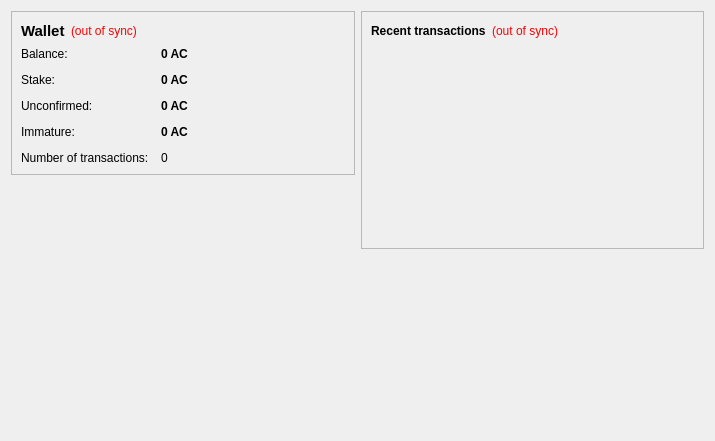
<?xml version="1.0" encoding="UTF-8"?>
<ui version="4.0">
 <class>OverviewPage</class>
 <widget class="QWidget" name="OverviewPage">
  <property name="geometry">
   <rect>
    <x>0</x>
    <y>0</y>
    <width>715</width>
    <height>441</height>
   </rect>
  </property>
  <property name="windowTitle">
   <string>Form</string>
  </property>
  <layout class="QHBoxLayout" name="horizontalLayout" stretch="1,1">
   <item>
    <layout class="QVBoxLayout" name="verticalLayout_2">
     <item>
      <widget class="QFrame" name="frame">
       <property name="frameShape">
        <enum>QFrame::StyledPanel</enum>
       </property>
       <property name="frameShadow">
        <enum>QFrame::Raised</enum>
       </property>
       <layout class="QVBoxLayout" name="verticalLayout_4">
        <item>
         <layout class="QHBoxLayout" name="horizontalLayout_4">
          <item>
           <widget class="QLabel" name="label_5">
            <property name="font">
             <font>
              <pointsize>11</pointsize>
              <weight>75</weight>
              <bold>true</bold>
             </font>
            </property>
            <property name="text">
             <string>Wallet</string>
            </property>
           </widget>
          </item>
          <item>
           <widget class="QLabel" name="labelWalletStatus">
            <property name="toolTip">
             <string>The displayed information may be out of date. Your wallet automatically synchronizes with the EverCoin network after a connection is established, but this process has not completed yet.</string>
            </property>
            <property name="styleSheet">
             <string notr="true">QLabel { color: red; }</string>
            </property>
            <property name="text">
             <string notr="true">(out of sync)</string>
            </property>
            <property name="alignment">
             <set>Qt::AlignLeading|Qt::AlignLeft|Qt::AlignVCenter</set>
            </property>
           </widget>
          </item>
          <item>
           <spacer name="horizontalSpacer_2">
            <property name="orientation">
             <enum>Qt::Horizontal</enum>
            </property>
            <property name="sizeHint" stdset="0">
             <size>
              <width>40</width>
              <height>20</height>
             </size>
            </property>
           </spacer>
          </item>
         </layout>
        </item>
        <item>
         <layout class="QFormLayout" name="formLayout_2">
          <property name="fieldGrowthPolicy">
           <enum>QFormLayout::AllNonFixedFieldsGrow</enum>
          </property>
          <property name="horizontalSpacing">
           <number>12</number>
          </property>
          <property name="verticalSpacing">
           <number>12</number>
          </property>
          <item row="0" column="0">
           <widget class="QLabel" name="label">
            <property name="text">
             <string>Balance:</string>
            </property>
           </widget>
          </item>
          <item row="0" column="1">
           <widget class="QLabel" name="labelBalance">
            <property name="font">
             <font>
              <weight>75</weight>
              <bold>true</bold>
             </font>
            </property>
            <property name="cursor">
             <cursorShape>IBeamCursor</cursorShape>
            </property>
            <property name="toolTip">
             <string>Your current balance</string>
            </property>
            <property name="text">
             <string notr="true">0 AC</string>
            </property>
            <property name="textInteractionFlags">
             <set>Qt::LinksAccessibleByMouse|Qt::TextSelectableByKeyboard|Qt::TextSelectableByMouse</set>
            </property>
           </widget>
          </item>
          <item row="1" column="0">
           <widget class="QLabel" name="label_6">
            <property name="text">
             <string>Stake:</string>
            </property>
           </widget>
          </item>
          <item row="1" column="1">
           <widget class="QLabel" name="labelStake">
            <property name="font">
             <font>
              <weight>75</weight>
              <bold>true</bold>
             </font>
            </property>
            <property name="cursor">
             <cursorShape>IBeamCursor</cursorShape>
            </property>
            <property name="toolTip">
             <string>Total of coins that was staked, and do not yet count toward the current balance</string>
            </property>
            <property name="text">
             <string notr="true">0 AC</string>
            </property>
            <property name="textInteractionFlags">
             <set>Qt::LinksAccessibleByMouse|Qt::TextSelectableByKeyboard|Qt::TextSelectableByMouse</set>
            </property>
           </widget>
          </item>
          <item row="2" column="0">
           <widget class="QLabel" name="label_3">
            <property name="text">
             <string>Unconfirmed:</string>
            </property>
           </widget>
          </item>
          <item row="2" column="1">
           <widget class="QLabel" name="labelUnconfirmed">
            <property name="font">
             <font>
              <weight>75</weight>
              <bold>true</bold>
             </font>
            </property>
            <property name="cursor">
             <cursorShape>IBeamCursor</cursorShape>
            </property>
            <property name="toolTip">
             <string>Total of transactions that have yet to be confirmed, and do not yet count toward the current balance</string>
            </property>
            <property name="text">
             <string notr="true">0 AC</string>
            </property>
            <property name="textInteractionFlags">
             <set>Qt::LinksAccessibleByMouse|Qt::TextSelectableByKeyboard|Qt::TextSelectableByMouse</set>
            </property>
           </widget>
          </item>
          <item row="3" column="0">
           <widget class="QLabel" name="labelImmatureText">
            <property name="text">
             <string>Immature:</string>
            </property>
           </widget>
          </item>
          <item row="3" column="1">
           <widget class="QLabel" name="labelImmature">
            <property name="font">
             <font>
              <weight>75</weight>
              <bold>true</bold>
             </font>
            </property>
            <property name="toolTip">
             <string>Mined balance that has not yet matured</string>
            </property>
            <property name="text">
             <string notr="true">0 AC</string>
            </property>
            <property name="textInteractionFlags">
             <set>Qt::LinksAccessibleByMouse|Qt::TextSelectableByKeyboard|Qt::TextSelectableByMouse</set>
            </property>
           </widget>
          </item>
          <item row="4" column="0">
           <widget class="QLabel" name="label_2">
            <property name="text">
             <string>Number of transactions:</string>
            </property>
           </widget>
          </item>
          <item row="4" column="1">
           <widget class="QLabel" name="labelNumTransactions">
            <property name="toolTip">
             <string>Total number of transactions in wallet</string>
            </property>
            <property name="text">
             <string notr="true">0</string>
            </property>
           </widget>
          </item>
         </layout>
        </item>
       </layout>
      </widget>
     </item>
     <item>
      <spacer name="verticalSpacer">
       <property name="orientation">
        <enum>Qt::Vertical</enum>
       </property>
       <property name="sizeHint" stdset="0">
        <size>
         <width>20</width>
         <height>40</height>
        </size>
       </property>
      </spacer>
     </item>
     <item>
      <widget class="QLabel" name="label_6">
       <property name="text">
        <string/>
       </property>
       <property name="pixmap">
        <pixmap resource="../bitcoin.qrc">:/images/backg</pixmap>
       </property>
       <property name="scaledContents">
        <bool>false</bool>
       </property>
       <property name="alignment">
        <set>Qt::AlignCenter</set>
       </property>
       <property name="margin">
        <number>-2</number>
       </property>
      </widget>
     </item>
    </layout>
   </item>
   <item>
    <layout class="QVBoxLayout" name="verticalLayout_3">
     <item>
      <widget class="QFrame" name="frame_2">
       <property name="frameShape">
        <enum>QFrame::StyledPanel</enum>
       </property>
       <property name="frameShadow">
        <enum>QFrame::Raised</enum>
       </property>
       <layout class="QVBoxLayout" name="verticalLayout">
        <item>
         <layout class="QHBoxLayout" name="horizontalLayout_2">
          <item>
           <widget class="QLabel" name="label_4">
            <property name="text">
             <string>&lt;b&gt;Recent transactions&lt;/b&gt;</string>
            </property>
           </widget>
          </item>
          <item>
           <widget class="QLabel" name="labelTransactionsStatus">
            <property name="toolTip">
             <string>The displayed information may be out of date. Your wallet automatically synchronizes with the EverCoin network after a connection is established, but this process has not completed yet.</string>
            </property>
            <property name="styleSheet">
             <string notr="true">QLabel { color: red; }</string>
            </property>
            <property name="text">
             <string notr="true">(out of sync)</string>
            </property>
            <property name="alignment">
             <set>Qt::AlignRight|Qt::AlignTrailing|Qt::AlignVCenter</set>
            </property>
           </widget>
          </item>
          <item>
           <spacer name="horizontalSpacer">
            <property name="orientation">
             <enum>Qt::Horizontal</enum>
            </property>
            <property name="sizeHint" stdset="0">
             <size>
              <width>40</width>
              <height>20</height>
             </size>
            </property>
           </spacer>
          </item>
         </layout>
        </item>
        <item>
         <widget class="QListView" name="listTransactions">
          <property name="styleSheet">
           <string notr="true">QListView { background: transparent; }</string>
          </property>
          <property name="frameShape">
           <enum>QFrame::NoFrame</enum>
          </property>
          <property name="verticalScrollBarPolicy">
           <enum>Qt::ScrollBarAlwaysOff</enum>
          </property>
          <property name="horizontalScrollBarPolicy">
           <enum>Qt::ScrollBarAlwaysOff</enum>
          </property>
          <property name="selectionMode">
           <enum>QAbstractItemView::NoSelection</enum>
          </property>
         </widget>
        </item>
       </layout>
      </widget>
     </item>
     <item>
      <spacer name="verticalSpacer_2">
       <property name="orientation">
        <enum>Qt::Vertical</enum>
       </property>
       <property name="sizeHint" stdset="0">
        <size>
         <width>20</width>
         <height>40</height>
        </size>
       </property>
      </spacer>
     </item>
    </layout>
   </item>
  </layout>
 </widget>
 <resources>
  <include location="../bitcoin.qrc"/>
 </resources>
 <connections/>
</ui>
